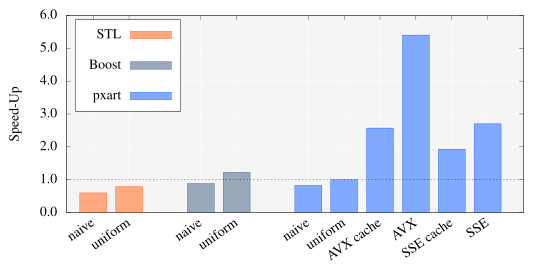

Write gnuplot code to recreate this figure.
set datafile separator ','
set size 2,1
# unset key
set key left
# set yr [0:0.5]
set yrange [0:0.001 < * < 1000]
# set ytics 0.25
set xr [-0.75:12]
set xtics rotate by 35 right
set yl "Speed-Up"
set format y "%.1f"
bs = 0.75
plot \
  "monte_carlo_pi_laptop.dat" every :::0::0 u 0:(0.54/$2):(bs):xtic(1) with boxes fs solid 0.5 lc rgb "#ff5500" title "STL",\
  "" every :::1::1 u ($0+3):(0.54/$2):(bs):xtic(1) with boxes fs solid 0.5 lc rgb "#335577" title "Boost",\
  "" every :::2::2 u ($0+6):(0.54/$2):(bs):xtic(1) with boxes fs solid 0.5 lc rgb "#0055ff" title "pxart",\
  1 with l dt 2 lc black notitle,\
